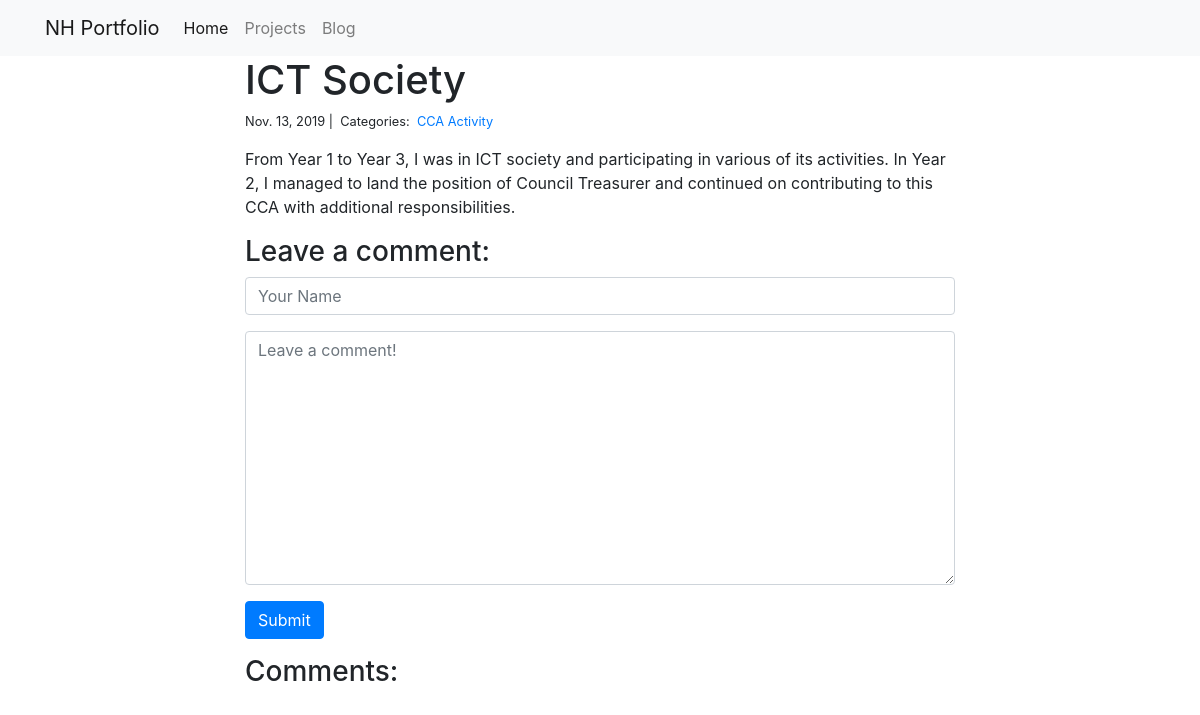
/blog/5/, run on the app's committed database.
### blog/models.py (models this page shows)
class Post(models.Model):
    title = models.CharField(max_length=255)
    body = models.TextField()
    created_on = models.DateTimeField(auto_now_add=True)
    last_modified = models.DateTimeField(auto_now=True)
    categories = models.ManyToManyField('Category', related_name='posts')

class Category(models.Model):
    name = models.CharField(max_length=20)

### blog/views.py (the view, shortened to what this page needs)
# urls.py: path("<int:pk>/", views.blog_detail, name="blog_detail"),
def blog_detail(request, pk):
    post = Post.objects.get(pk=pk)
    form = CommentForm()
    comments = Comment.objects.filter(post=post)
    context = {
        "post": post,
        "comments": comments,
        "form": form,
    }
    return render(request, "blog_detail.html", context)

### blog/forms.py
class CommentForm(forms.Form):
    author = forms.CharField(
        max_length=60,
        widget=forms.TextInput(attrs={
            "class": "form-control",
            "placeholder": "Your Name"
        })
    )
    body = forms.CharField(widget=forms.Textarea(
        attrs={
            "class": "form-control",
            "placeholder": "Leave a comment!"
        })
    )

### blog/templates/blog_detail.html (shortened to what this page needs)
{% extends "base.html" %}
{% block page_content %}
<div class="col-md-8 offset-md-2">
    <h1>{{ post.title }}</h1>
    <small>
        {{ post.created_on.date }} |&nbsp;
        Categories:&nbsp;
        {% for category in post.categories.all %}
        <a href="{% url 'blog_category' category.name %}">
            {{ category.name }}
        </a>&nbsp;
        {% endfor %}
    </small>
    <p>{{ post.body | linebreaks }}</p>
    <h3>Leave a comment:</h3>
    <form action="/blog/{{ post.pk }}/" method="post">
        <div class="form-group">
            {{ form.author }}
        </div>
        <div class="form-group">
            {{ form.body }}
        </div>
        <button type="submit" class="btn btn-primary">Submit</button>
    </form>
    <h3>Comments:</h3>
</div>
{% endblock %}

### data on the page
Post: title "ICT Society", created_on "Nov. 13, 2019", body "From Year 1 to Year 3, I was in ICT society and participating in various of its activities. In Year 2, I managed to land the position of Council Treasurer and continued on contributing to this CCA with additional responsibilities."
Category: name "CCA Activity"
